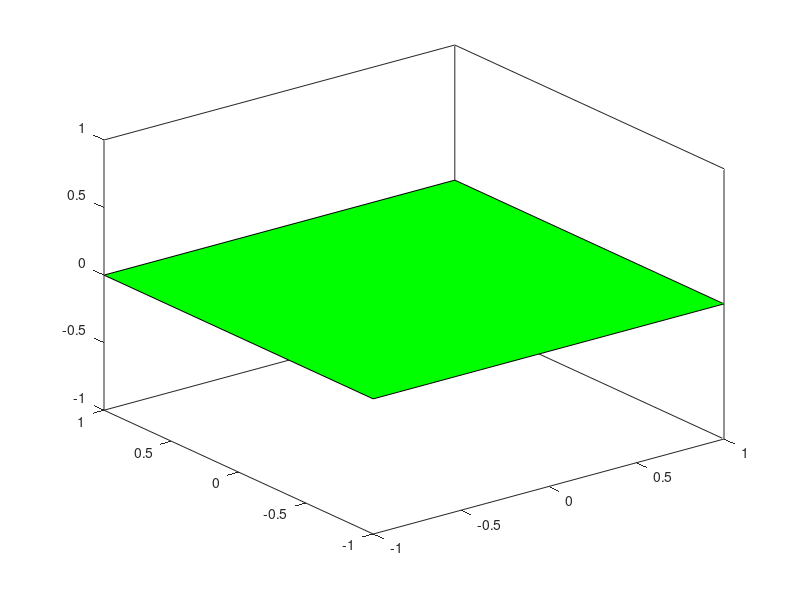

This figure's MATLAB source: (Note: this script raises an error after producing the figure.)
clf

Sample = 1000;

T = 2;

roll = -1;
pitch = 3;
yaw = 2;

Plate = [-1 -1  1 1;
          1 -1 -1 1;
          0  0  0 0];
P1 = Plate;
P2 = Plate;
P3 = Plate;
P4 = Plate;



fill3(Plate(1,:), Plate(2,:), Plate(3,:),'green')
hold on

R = local2globalMatrix(roll, pitch, yaw);
P1 = R*P2;
%fill3(P1(1,:), P1(2,:), P1(3,:),'b')


N = T * Sample; %Sekunder
R = local2globalMatrix(roll / Sample, pitch / Sample, yaw / Sample);
for i=1:N
    P2 = R*P2;
end
fill3(P2(1,:), P2(2,:), P2(3,:),'r')


plot3([0 roll*2], [0 pitch*2], [0 yaw*2]);

dir = [roll pitch yaw]';
R = rotation(dir, -T*norm([roll pitch yaw]));

P3 = R*P3;
fill3(P3(1,:), P3(2,:), P3(3,:),'b')


q = Quaternion(-T*norm(dir), dir);
R = q.getRotationMatrix();
P4 = R*P4;
fill3(P4(1,:), P4(2,:), P4(3,:),'y')

[a, b, c] = q.getAngles();
p = [cos(a) cos(b) cos(c)]';
p2 = R*[1 1 1]';
p2 = p2/norm(p2);

plot3([0 p(1)], [0 p(2)], [0 p(3)],'k');
plot3([0 p2(1)], [0 p2(2)], [0 p2(3)],'c');



axis([-2 2 -2 2 -2 2]);
axis square

xlabel('x');
ylabel('y');
zlabel('z');